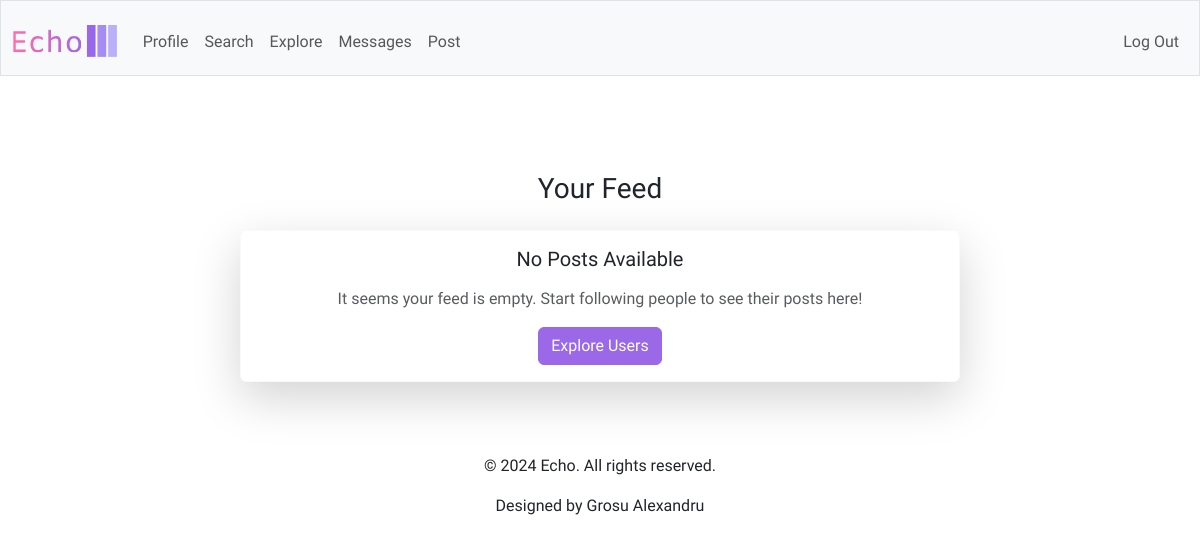
/feed (signed in), run on an earlier commit of the app's database.
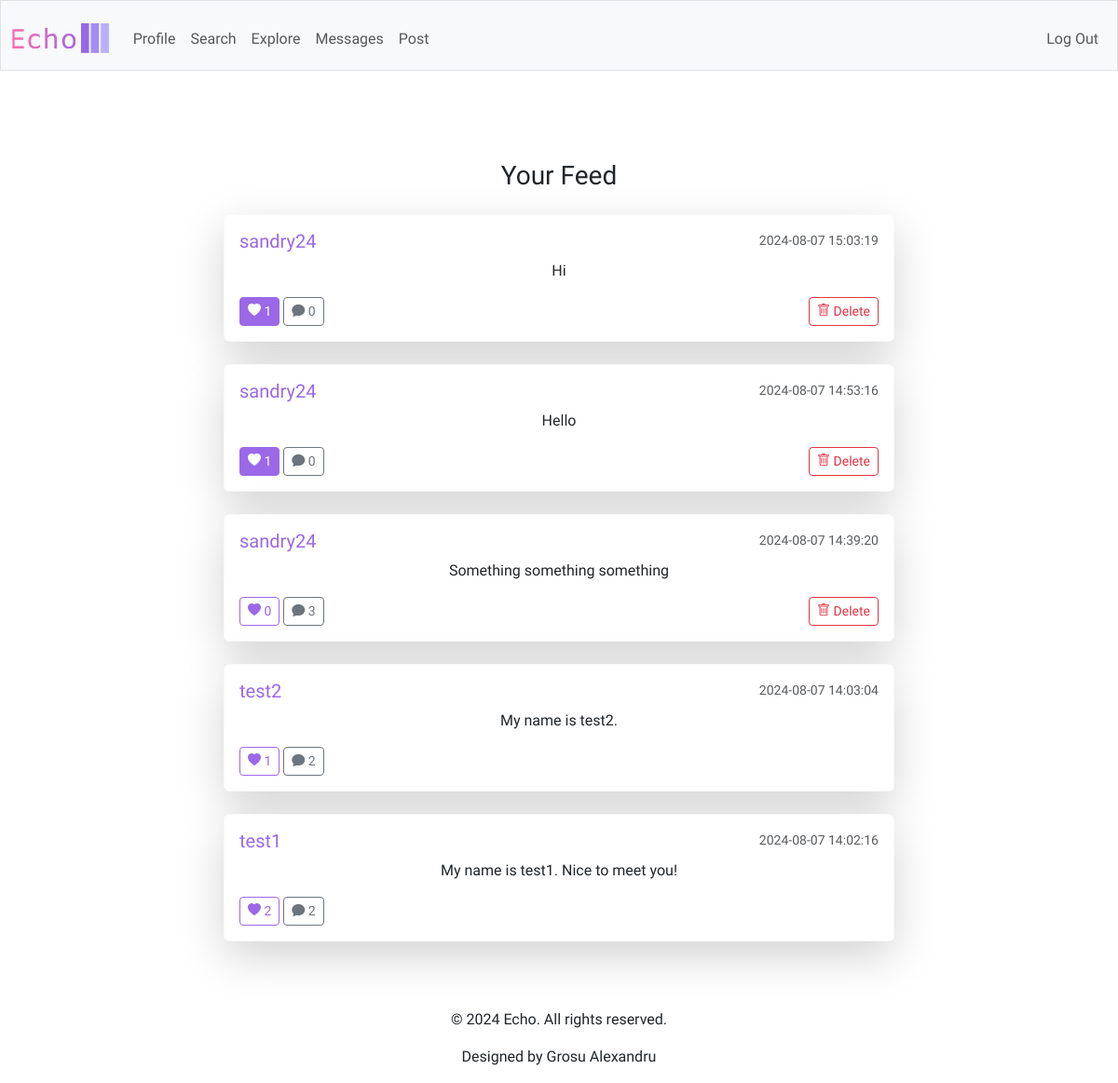
And on a later commit of the database.
### tables this page shows
CREATE TABLE posts (
    id INTEGER PRIMARY KEY AUTOINCREMENT,
    user_id INTEGER NOT NULL,
    content TEXT NOT NULL,
    created_at TIMESTAMP DEFAULT CURRENT_TIMESTAMP,
    FOREIGN KEY (user_id) REFERENCES users(id)
);

### app.py (the view)
@app.route("/feed")
@login_required
def feed():
    user_id = session['user_id']
    posts = db.execute('''
        SELECT p.id, p.user_id, p.content, p.created_at, u.username,
               COUNT(l.id) AS like_count,
               EXISTS (
                   SELECT 1 FROM likes l2
                   WHERE l2.user_id = ? AND l2.post_id = p.id
               ) AS liked_by_user
        FROM posts p
        JOIN users u ON p.user_id = u.id
        LEFT JOIN likes l ON p.id = l.post_id
        WHERE p.user_id = ? OR EXISTS (
            SELECT 1 FROM follows f
            WHERE f.follower_id = ? AND f.followed_id = p.user_id
        )
        GROUP BY p.id
        ORDER BY p.created_at DESC
    ''', user_id, user_id, user_id)
    comments = db.execute('''
        SELECT c.id, c.user_id, c.content, c.created_at, c.post_id, u.username
        FROM comments c
        JOIN users u ON c.user_id = u.id
        WHERE c.post_id IN (SELECT id FROM posts)
        ORDER BY c.created_at ASC
    ''')
    grouped_comments = {}
    for comment in comments:
        post_id = comment['post_id']
        if post_id not in grouped_comments:
            grouped_comments[post_id] = []
        grouped_comments[post_id].append(comment)
    return render_template("feed.html", posts=posts, comments=grouped_comments)

### app.py (called while the page is built)
@app.after_request
def after_request(response):
    response.headers["Cache-Control"] = "no-cache, no-store, must-revalidate"
    response.headers["Expires"] = 0
    response.headers["Pragma"] = "no-cache"
    return response

### helpers.py (called while the page is built)
def login_required(f):
    @wraps(f)
    def decorated_function(*args, **kwargs):
        if session.get("user_id") is None:
            return redirect("/login")
        return f(*args, **kwargs)
    return decorated_function

### templates/feed.html (shortened to what this page needs)
{% extends "layout.html" %}
{% block main %}
<div class="container mt-5">
    <h3 class="mb-4 text-center">Your Feed</h3>
    <div class="row justify-content-center">
        <div class="col-md-8">
            {% if posts %}
                {% for post in posts %}
                    <div class="card mb-4 shadow-lg border-light">
                        <div class="card-body">
                            <div class="d-flex justify-content-between align-items-center mb-2">
                                <h5 class="card-title mb-0">
                                    <a href="{{ url_for('profile', username=post['username']) }}" class="purple text-decoration-none">
                                        {{ post['username'] }}
                                    </a>
                                </h5>
                                <small class="text-muted">{{ post['created_at'] }}</small>
                            </div>
                            <p class="card-text">{{ post['content'] }}</p>
                            <div class="d-flex justify-content-between align-items-center">
                                <div>
                                    <form action="{{ url_for('toggle_like', post_id=post['id']) }}" method="post" class="d-inline">
                                        <button type="submit" class="btn {{ 'btn-primary' if post['liked_by_user'] else 'btn-outline-primary' }} btn-sm">
                                            <i class="bi bi-heart-fill"></i> {{ post['like_count'] }}
                                        </button>
                                    </form>
                                    <button class="btn btn-outline-secondary btn-sm" data-bs-toggle="collapse" data-bs-target="#comments-{{ post['id'] }}">
                                        <i class="bi bi-chat-fill"></i> {{ comments[post['id']] | length if post['id'] in comments else 0 }}
                                    </button>
                                </div>
                                {% if post['user_id'] == session['user_id'] %}
                                    <form action="{{ url_for('delete_post', post_id=post['id'], redirect='feed') }}" method="post" class="d-inline" onsubmit="return confirm('Are you sure you want to delete this post?');">
                                        <button type="submit" class="btn btn-outline-danger btn-sm">
                                            <i class="bi bi-trash"></i> Delete
                                        </button>
                                    </form>
                                {% endif %}
                            </div>
                        </div>
                    </div>
                {% endfor %}
            {% else %}
                <div class="card mb-4 shadow-lg border-light">
                    <div class="card-body text-center">
                        <h5 class="card-title mb-3">No Posts Available</h5>
                        <p class="card-text text-muted">It seems your feed is empty. Start following people to see their posts here!</p>
                        <a href="{{ url_for('explore') }}" class="btn btn-primary">Explore Users</a>
                    </div>
                </div>
            {% endif %}
        </div>
    </div>
</div>
{% endblock %}

### templates/layout.html (shortened to what this page needs)
<!DOCTYPE html>
<html lang="en">
    <head>
        <link href="https://cdn.jsdelivr.net/npm/bootstrap@5.3.3/dist/css/bootstrap.min.css" rel="stylesheet">
        <link rel="stylesheet" href="https://cdn.jsdelivr.net/npm/bootstrap-icons@1.10.5/font/bootstrap-icons.css">
        <link href="/static/styles.css" rel="stylesheet">
    </head>
    <body>
        <nav class="bg-light border navbar navbar-expand-md navbar-light">
            <div class="container-fluid">
                <a class="navbar-brand" href="/"><img alt="Echo" class="logo-image" src="/static/echo-icons/svg/logo-no-background.svg"></a>
                <div class="collapse navbar-collapse" id="navbar">
                    {% if session["user_id"] %}
                        <ul class="navbar-nav me-auto mt-2">
                            <li class="nav-item"><a class="nav-link" href="/profile">Profile</a></li>
                            <li class="nav-item"><a class="nav-link" href="/search">Search</a></li>
                            <li class="nav-item"><a class="nav-link" href="/explore">Explore</a></li>
                            <li class="nav-item"><a class="nav-link" href="/messages">Messages</a></li>
                            <li class="nav-item"><a class="nav-link" href="/create-post">Post</a></li>
                        </ul>
                        <ul class="navbar-nav ms-auto mt-2">
                            <li class="nav-item"><a class="nav-link" href="/logout">Log Out</a></li>
                        </ul>
                    {% else %}
                        <ul class="navbar-nav ms-auto mt-2">
                            <li class="nav-item"><a class="nav-link" href="/register">Register</a></li>
                            <li class="nav-item"><a class="nav-link" href="/login">Log In</a></li>
                        </ul>
                    {% endif %}
                </div>
            </div>
        </nav>
        <main class="container py-5 text-center">
            {% block main %}{% endblock %}
        </main>
        <footer class="text-center">
            <div class="container">
                <p>&copy; 2024 Echo. All rights reserved.</p>
                <p>Designed by Grosu Alexandru</p>
            </div>
        </footer>
    </body>
</html>

### static/styles.css (style rules this page uses)
body { font-family: "Amiko", sans-serif; }
nav .navbar-brand { font-size: xx-large; font-weight: 600; }
.purple { color: #9b68e7; }
.btn-primary, .btn-primary:active:focus { background-color: #9b68e7; border-color: #9b68e7; color: #fff; }
.btn-outline-primary, .btn-outline-primary:active:focus { background-color: #fff; color: #9b68e7; border-color: #9b68e7; }
.btn-outline-danger, .btn-outline-danger:active:focus { background-color: #fff; color: #e03444; border-color: #e03444; }
nav .navbar-brand .logo-image { height: 32px; width: auto; }

What changed in the data, as far as the page shows it:
added posts: username "sandry24", created_at "2024-08-07 15:03:19", content "Hi", like_count "1", comments "0"
added posts: username "sandry24", created_at "2024-08-07 14:53:16", content "Hello", like_count "1", comments "0"
added posts: username "sandry24", created_at "2024-08-07 14:39:20", content "Something something something", like_count "0", comments "3"
now on this page (row unchanged): posts: username "test2", created_at "2024-08-07 14:03:04", content "My name is test2.", like_count "1", comments "2"
now on this page (row unchanged): posts: username "test1", created_at "2024-08-07 14:02:16", content "My name is test1. Nice to meet you!", like_count "2", comments "2"
Also different on the page:
text no longer shown: "No Posts Available It seems your feed is empty. Start following people to see their posts here! Explore Users"
